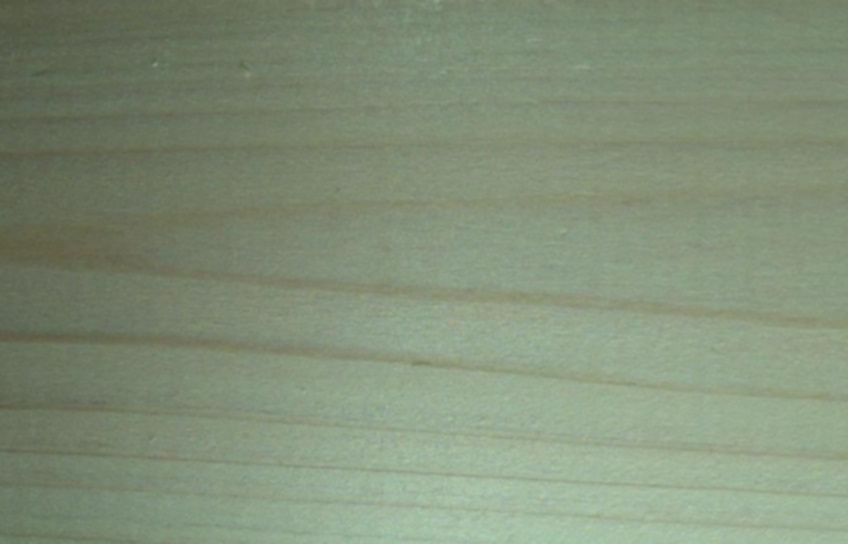
#> input picture 5/img/wood-ok.jpg, 848 x 544 px
$ jupyter execute --allow-errors defect-detection.ipynb   (shell and % lines are left out)   (older library calls are emulated)
#> lines starting #> are read from the running program, lines starting #| are printed output that depends on the picture
# 画像の異常検知

[cell 1]
import numpy as np
import matplotlib
import matplotlib.pyplot as plt
from PIL import Image
import seaborn as sns


plt.rcParams["font.family"] = "IPAexGothic"

import warnings
warnings.filterwarnings('ignore')

## 正常画像から辞書を作成

[cell 2]
# 正常画像を読み込み
ok_img = np.asarray(Image.open("img/wood-ok.jpg").convert('L'))
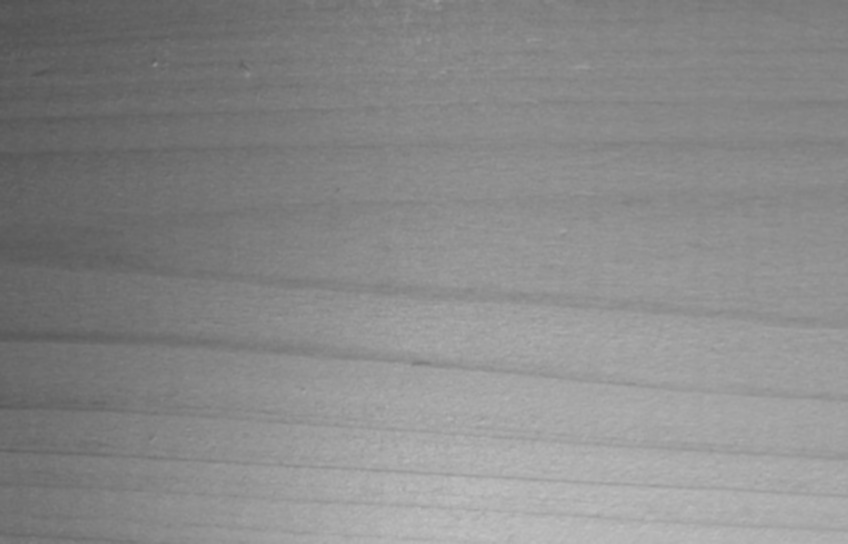
#> ok_img: shape (544, 848); min 80, max 193, mean 137.1
plt.imshow(ok_img, cmap='gray')
plt.title('正常画像')

[cell 3]
# 正常画像は再構成できるようにしたいが、それ以外は再構成できないように、表現力を小さく設定する
patch_size = (16, 16)
n_components = 10
transform_n_nonzero_coefs = 3
max_iter = 30

[cell 4]
from sklearn.preprocessing import StandardScaler
from spmimage.feature_extraction.image import extract_simple_patches_2d, reconstruct_from_simple_patches_2d

# 学習用データの用意
scl = StandardScaler()
#> (the rest of this cell did not finish here and is left out)

[cell 5]
from spmimage.decomposition import KSVD

# 辞書学習
#> (the rest of this cell did not finish here and is left out)

#> (a cell that did not finish here is left out)

## 異常画像を再構成
正常画像で学習された辞書を使って、異常画像に対して再構成し、そのときの再構成誤差を確認する。

[cell 7]
# 異常画像を読み込み
ng_img = np.asarray(Image.open("img/wood-ng.jpg").convert('L'))
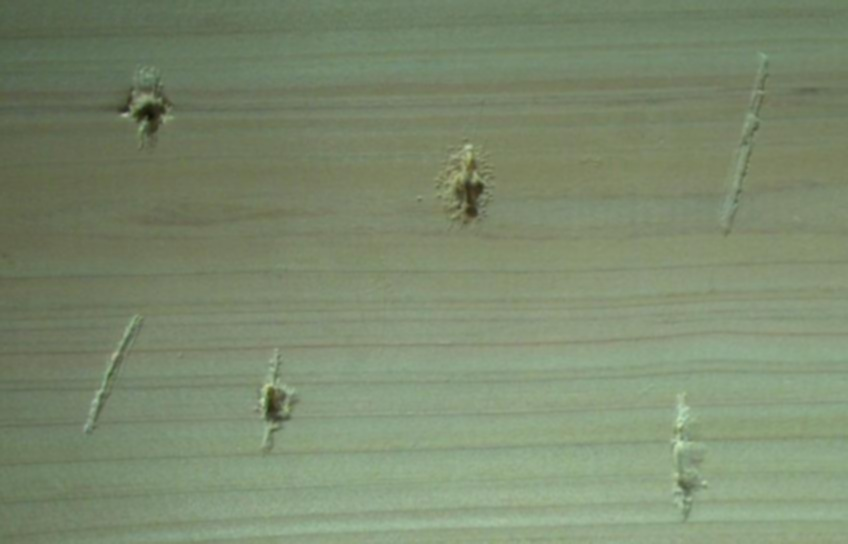
#> input picture 5/img/wood-ng.jpg, 848 x 544 px
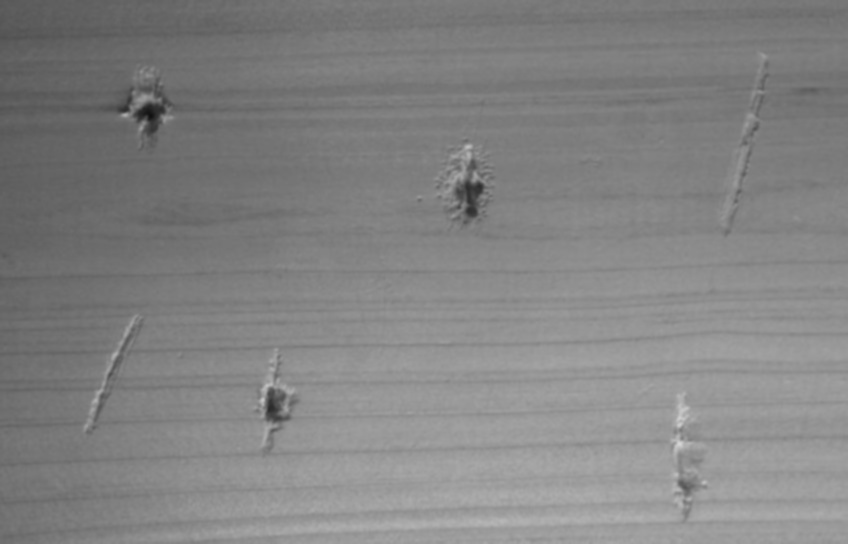
#> ng_img: shape (544, 848); min 16, max 214, mean 130.8
plt.imshow(ng_img, cmap='gray')
plt.title('異常画像')
